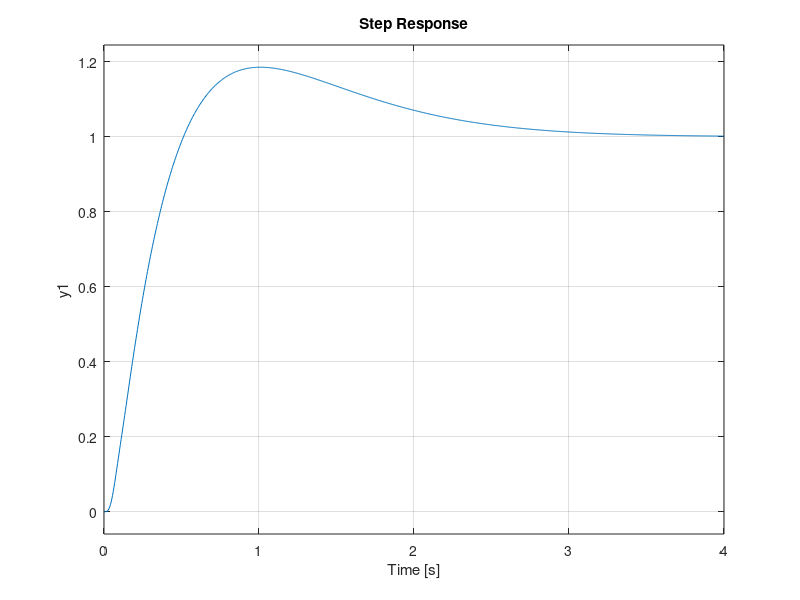

This chart was generated by the following MATLAB code:
%% Ball on plate - Routh-Hurwitz Control Design
% Ball on plate from Chapter 1. A servo motor tilts the plate by the angle 
% theta and the ball rolls. Each axis (x and y) is the same, so we design one 
% controller and use it for both. The input is the servo angle command 
% theta_ref and the output is the ball position x.

clear all
close all

c = 1.09;           % ball acceleration per servo angle [m/s^2/rad] (K_bb in the lab)
Km = 1.53;          % servo gain [rad/(V s)]
tau = 0.0248;       % servo time constant [s]
Kp1 = 76.5;         % inner servo loop gain (P control of the servo angle)
s = tf('s');

Gball = c/s^2;
Gservo = Kp1*Km/(tau*s^2 + s + Kp1*Km);
G = Gball*Gservo;
%% Simplified model
% The servo is much faster than the ball, so first we neglect it, G(s) = c/s^2.
% With C(s) = K: P(s) = s^2 + cK, the coefficient of s is zero, never 
% asymptotically stable. With the lead compensator
% 
% $$C(s) = K\frac{s+1}{s/20+1}$$
% 
% the characteristic equation is s^2(s/20 + 1) + cK(s + 1) = 0. Multiplying 
% by 20:
% 
% $$P(s) = s^3 + 20s^2 + 20cKs + 20cK$$
% 
% Routh table:
% 
%   s^3 | 1                                  20cK
%   s^2 | 20                                 20cK
%   s^1 | c11 = (20*20cK - 20cK)/20 = 19cK
%   s^0 | c21 = 20cK
% 
% Stable for any K > 0.
%% Full model
% With the servo, P(s) is of order 5 and an upper limit on K appears: the 
% servo adds phase lag. Let's check a few gains on the full model:

for K = [3 30 100]
    C = K*(s+1)/(s/20+1);
    disp(['K = ' num2str(K) ':']);
    disp(pole(minreal(C*G/(1+C*G))).');
end
%% 
% K = 100 is unstable. Neglecting fast dynamics is useful, but the result must 
% be checked on the full model. We choose K = 3:

K = 3;
C = K*(s+1)/(s/20+1);
step(minreal(C*G/(1+C*G)));
%% 
% To try this controller in BOP_Realtime_Demo, type this in its C(s) box
% 
%   3*(s+1)/(s/20+1)

[numC, denC] = tfdata(C, 'v')
